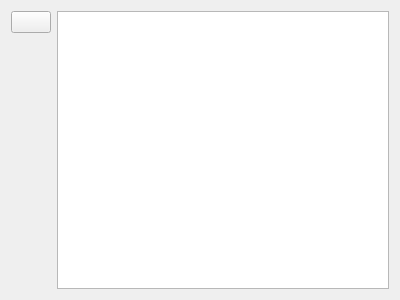
<?xml version="1.0" encoding="UTF-8"?>
<ui version="4.0">
 <class>ConsoleWidget</class>
 <widget class="QWidget" name="ConsoleWidget">
  <property name="geometry">
   <rect>
    <x>0</x>
    <y>0</y>
    <width>400</width>
    <height>300</height>
   </rect>
  </property>
  <layout class="QHBoxLayout" name="horizontalLayout">
   <item>
    <layout class="QVBoxLayout" name="verticalLayout">
     <item>
      <widget class="QPushButton" name="clearButton">
       <property name="toolTip">
        <string>Clear output</string>
       </property>
       <property name="icon">
        <iconset resource="ServiceUtilites.qrc">
         <normaloff>:/icon/clear.png</normaloff>:/icon/clear.png</iconset>
       </property>
      </widget>
     </item>
     <item>
      <spacer name="verticalSpacer">
       <property name="orientation">
        <enum>Qt::Vertical</enum>
       </property>
       <property name="sizeHint" stdset="0">
        <size>
         <width>20</width>
         <height>40</height>
        </size>
       </property>
      </spacer>
     </item>
    </layout>
   </item>
   <item>
    <widget class="QTextEdit" name="textEdit">
     <property name="undoRedoEnabled">
      <bool>false</bool>
     </property>
     <property name="lineWrapMode">
      <enum>QTextEdit::NoWrap</enum>
     </property>
     <property name="readOnly">
      <bool>true</bool>
     </property>
     <property name="textInteractionFlags">
      <set>Qt::TextSelectableByKeyboard|Qt::TextSelectableByMouse</set>
     </property>
    </widget>
   </item>
  </layout>
 </widget>
 <resources>
  <include location="ServiceUtilites.qrc"/>
 </resources>
 <connections/>
</ui>
